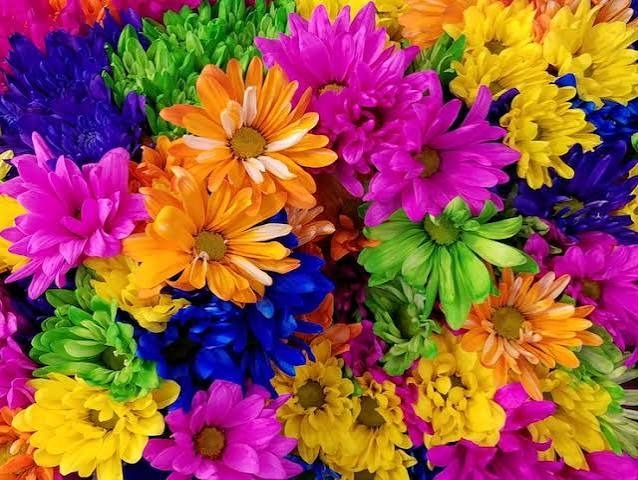
#> input picture Imagem3.png, 638 x 480 px
$ python Lab_m1_1.py
#> lines starting #> are read from the running program, lines starting #| are printed output that depends on the picture; after the words box and inside, x2 and y2 are one past the last pixel; in counts of white or black regions, pixels touching at a corner belong together
#> in main, img is the input picture: shape (480, 638, 3); mean B, G, R 72.8, 84.7, 151.4
import cv2 as cv
import numpy as np
import os

def inspecao_imagem(img):
    altura, largura = img.shape[0], img.shape[1]
#> altura = 480; largura = 638
    canais = img.shape[2] if len(img.shape) == 3 else 1
#> canais = 3

    print("--- 1. Inspeção da Imagem ---")
    print(f"Largura: {largura} px")
#| Largura: 638 px
    print(f"Altura: {altura} px")
#| Altura: 480 px
    print(f"Número de canais: {canais}")
#| Número de canais: 3
    print(f"Tipo da imagem (dtype): {img.dtype}")
#| Tipo da imagem (dtype): uint8
    print(f"Total de pixels: {largura * altura}")
#| Total de pixels: 306240

    if canais == 3:
        print("Tipo: Imagem colorida (BGR)")
        # Separa os canais apenas para o cálculo de estatísticas
        b, g, r = img[:,:,0], img[:,:,1], img[:,:,2]
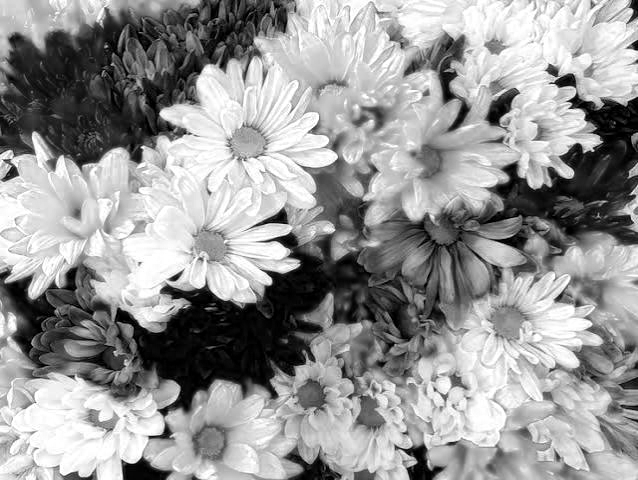
#> r: shape (480, 638); min 0, max 255, mean 151.4
        print(f"Canal B - Min: {b.min()}, Máx: {b.max()}, Média: {b.mean():.2f}")
#| Canal B - Min: 0, Máx: 255, Média: 72.77
        print(f"Canal G - Min: {g.min()}, Máx: {g.max()}, Média: {g.mean():.2f}")
#| Canal G - Min: 0, Máx: 255, Média: 84.72
        print(f"Canal R - Min: {r.min()}, Máx: {r.max()}, Média: {r.mean():.2f}")
#| Canal R - Min: 0, Máx: 255, Média: 151.38
        print(f"Geral   - Min: {img.min()}, Máx: {img.max()}, Média: {img.mean():.2f}")
#| Geral   - Min: 0, Máx: 255, Média: 102.95
    else:
        print("Tipo: Imagem em escala de cinza")
        print(f"Geral   - Min: {img.min()}, Máx: {img.max()}, Média: {img.mean():.2f}")
    print("-" * 30)

def criar_copia(img):
    print("2. Criando cópia exata...")
    altura, largura = img.shape[0], img.shape[1]
#> altura = 480; largura = 638
    canais = img.shape[2] if len(img.shape) == 3 else 1
#> canais = 3

    # É fundamental definir dtype=np.uint8
    if canais == 3:
        copia = np.zeros((altura, largura, canais), dtype=np.uint8)
    else:
        copia = np.zeros((altura, largura), dtype=np.uint8)

    for i in range(altura):
        for j in range(largura):
            if canais == 3:
                copia[i, j, 0] = img[i, j, 0]
                copia[i, j, 1] = img[i, j, 1]
                copia[i, j, 2] = img[i, j, 2]
            else:
                copia[i, j] = img[i, j]

    cv.imwrite("saidas/copy.png", copia)

def separar_canais(img):
    if len(img.shape) != 3:
        print("Erro: A imagem não é colorida, impossível separar canais.")
        return

    print("3. Separando canais B, G e R...")
    altura, largura = img.shape[:2]
#> altura = 480; largura = 638

    # Criamos três imagens 3D, pois precisamos zerar os outros canais da mesma estrutura BGR
    b_img = np.zeros((altura, largura, 3), dtype=np.uint8)
    g_img = np.zeros((altura, largura, 3), dtype=np.uint8)
    r_img = np.zeros((altura, largura, 3), dtype=np.uint8)

    for i in range(altura):
        for j in range(largura):
            b_img[i, j, 0] = img[i, j, 0] # Apenas Azul
            g_img[i, j, 1] = img[i, j, 1] # Apenas Verde
            r_img[i, j, 2] = img[i, j, 2] # Apenas Vermelho
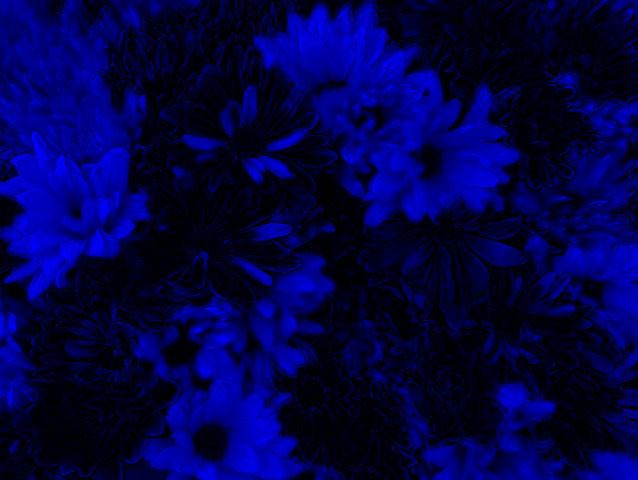
#> b_img: shape (480, 638, 3); mean B, G, R 72.8, 0, 0
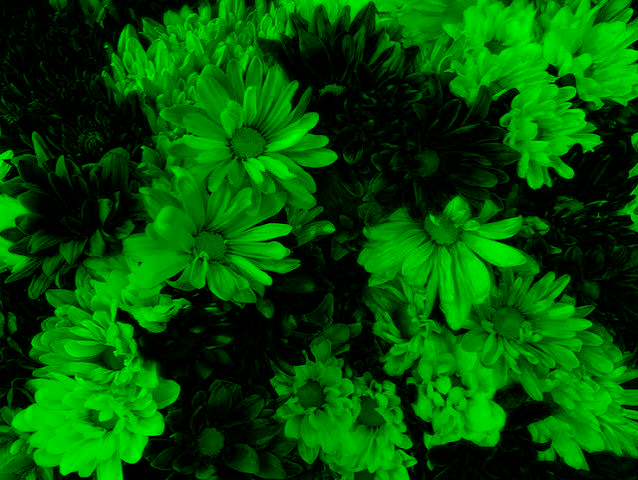
#> g_img: shape (480, 638, 3); mean B, G, R 0, 84.7, 0
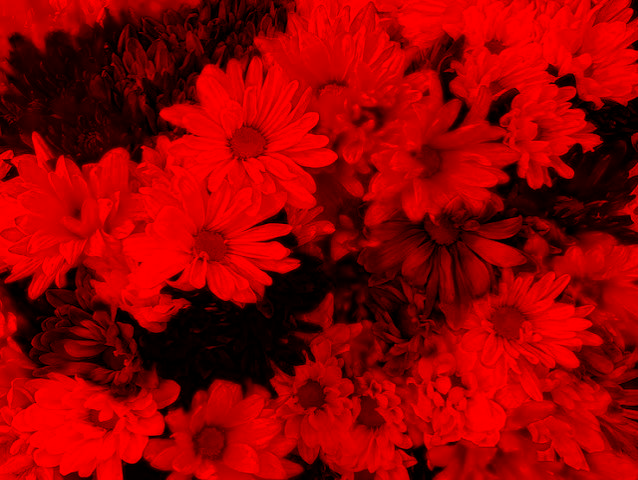
#> r_img: shape (480, 638, 3); mean B, G, R 0, 0, 151.4

    cv.imwrite("saidas/channel_b.png", b_img)
    cv.imwrite("saidas/channel_g.png", g_img)
    cv.imwrite("saidas/channel_r.png", r_img)

def niveis_cinza(img):
    if len(img.shape) != 3:
        print("Erro: Imagem já está em escala de cinza.")
        return img

    print("4. Convertendo para níveis de cinza (Média Simples e Ponderada)...")
    altura, largura = img.shape[:2]
#> altura = 480; largura = 638

    # Imagens cinza têm apenas 1 dimensão além de X e Y
    simples = np.zeros((altura, largura), dtype=np.uint8)
    ponderada = np.zeros((altura, largura), dtype=np.uint8)

    for i in range(altura):
        for j in range(largura):
            # Casting para int para evitar estouro (overflow) do uint8 na hora de somar
            b = int(img[i, j, 0])
            g = int(img[i, j, 1])
            r = int(img[i, j, 2])

            # Média Simples
            val_simples = (r + g + b) // 3

            # Média Ponderada
            val_ponderada = int(0.299 * r + 0.587 * g + 0.114 * b)

            # Atribuição
            simples[i, j] = val_simples
            ponderada[i, j] = val_ponderada
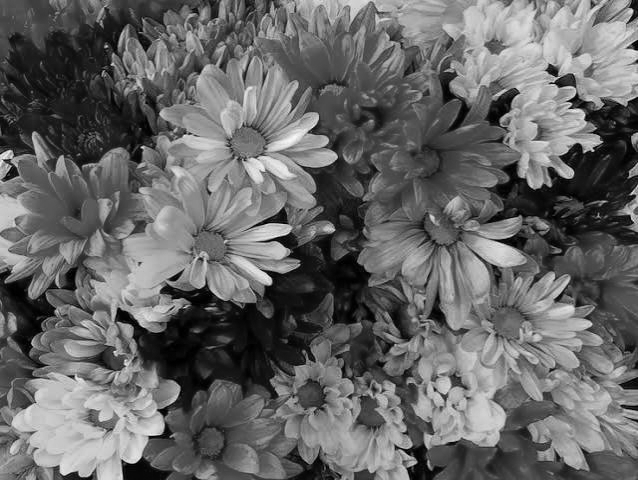
#> ponderada: shape (480, 638); min 0, max 247, mean 102.8
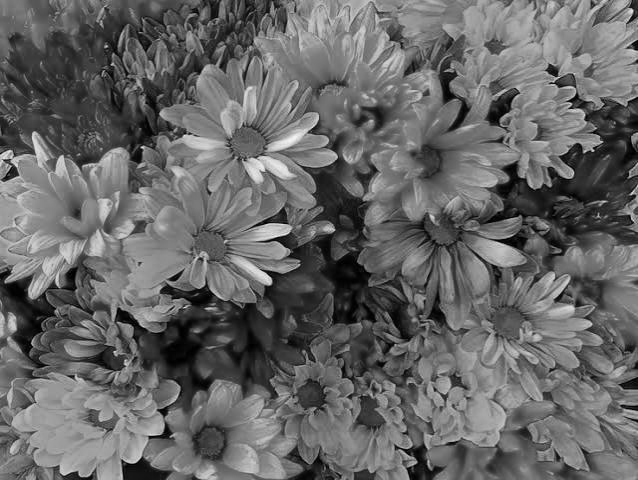
#> simples: shape (480, 638); min 0, max 243, mean 102.6

    cv.imwrite("saidas/gray_average.png", simples)
    cv.imwrite("saidas/gray_weighted.png", ponderada)

    # Retornamos a imagem ponderada para ser usada na quantização
    return ponderada

def quantizacao(img_gray):
    print("5. Realizando a quantização (16, 8, 4 e 2 níveis)...")
    altura, largura = img_gray.shape
#> altura = 480; largura = 638
    niveis = [16, 8, 4, 2]

    for n in niveis:
        quantizada = np.zeros((altura, largura), dtype=np.uint8)

        # Tamanho de cada "balde" de pixels
        tamanho_intervalo = 256 / n

        # Fator para expandir o nível de volta ao intervalo 0-255 visualmente
        fator_expansao = 255 / (n - 1)

        for i in range(altura):
            for j in range(largura):
                pixel = img_gray[i, j]

                # Descobre em qual nível/degrau o pixel atual se encaixa
                nivel = int(pixel / tamanho_intervalo)

                # Mapeia o nível de volta para o intervalo (0-255)
                novo_valor = int(nivel * fator_expansao)

                # Guarda para garantir que não passe de 255
                if novo_valor > 255: novo_valor = 255
                if novo_valor < 0: novo_valor = 0

                quantizada[i, j] = novo_valor

        cv.imwrite(f"saidas/quant_{n}.png", quantizada)
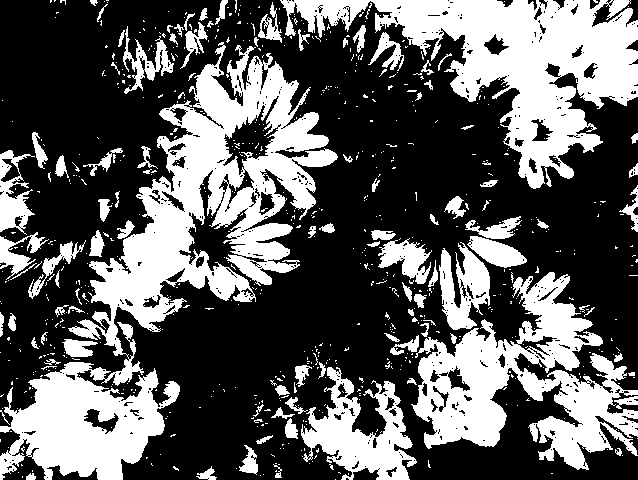
#> quantizada: shape (480, 638); 36.4% white; 730 white regions (630 under 20 px), largest, box (x1, y1, x2, y2) and area: (0, 42, 338, 480) 41615, (280, 0, 638, 189) 24942, (411, 272, 638, 470) 18945

def main():
    # Guarda: cria o diretório de saídas se não existir
    if not os.path.exists("saidas"):
        os.makedirs("saidas")

    # Atualize para o nome correto da imagem colorida que você está usando
    nome_imagem = "Imagem3.png"
    img = cv.imread(nome_imagem)

    # Guarda de falha de leitura
    if img is None:
        print(f"Erro: Não foi possível ler a imagem '{nome_imagem}'. Verifique o caminho.")
        return

    inspecao_imagem(img)
    criar_copia(img)
    separar_canais(img)

    # Recebemos a imagem em cinza da função para ser quantizada
    img_gray = niveis_cinza(img)
    quantizacao(img_gray)

    print("Processamento concluído com sucesso! Verifique a pasta 'saidas/'.")

if __name__ == "__main__":
    main()
